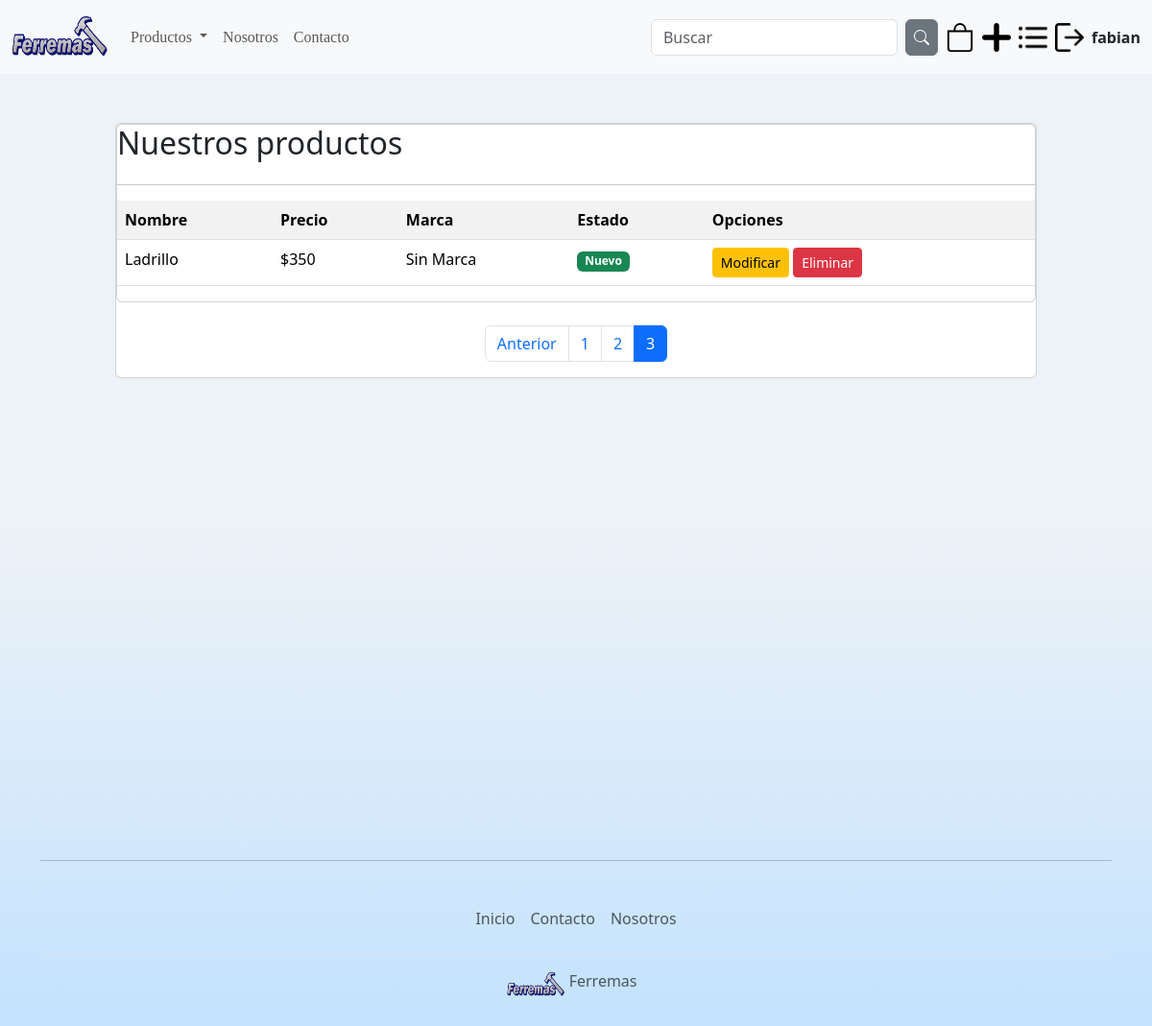
The app's page /listarProductos/?page=3 (signed in), older data.
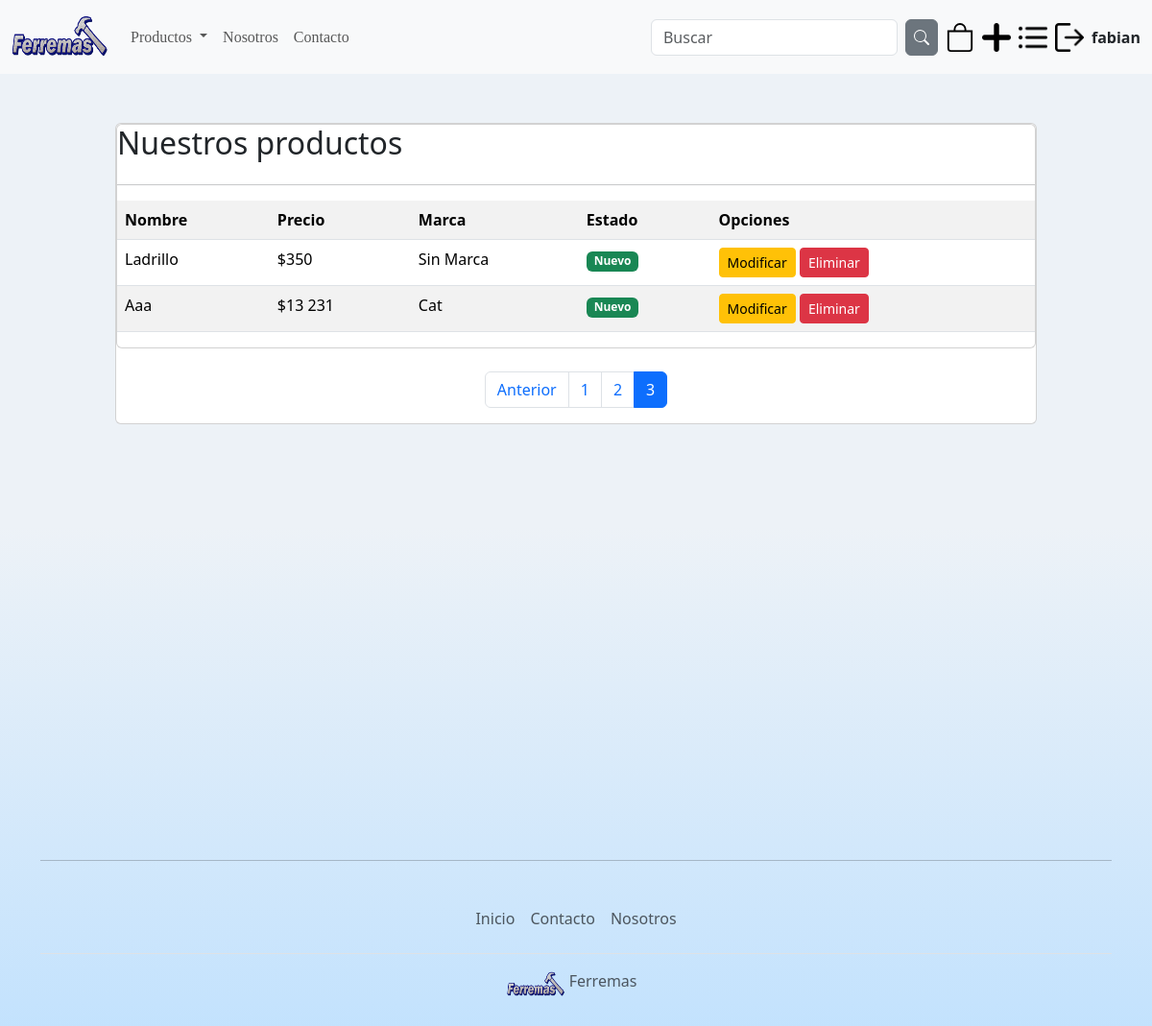
The same page, newer data.
### app/models.py (models this page shows, shortened)
class Producto(models.Model):
    nombre = models.CharField(max_length=50)
    precio = models.IntegerField()
    descripcion = models.TextField
    nuevo = models.BooleanField()
    marca = models.ForeignKey(Marca, on_delete=models.PROTECT)
    categoria = models.ForeignKey(Categoria, on_delete=models.PROTECT, null=True, blank=True)
    subcategoria = models.ForeignKey(Subcategoria, on_delete=models.PROTECT, null=True, blank=True)
    fecha_fabricacion = models.DateField()
    imagen = models.ImageField(upload_to='productos', null=True, blank=True)

class Marca(models.Model):
    nombre = models.CharField(max_length=50)
    def __str__(self):
        return self.nombre

### app/views.py (the view)
@permission_required('app.view_producto')
def listarProductos(request):
    productos = Producto.objects.all()
    page = request.GET.get('page', 1)
    try :
        paginator = Paginator(productos, 5)
        productos = paginator.page(page)
    except:
        raise Http404()
    data = {
        'entity': productos,
        'paginator': paginator
    }
    return render(request, 'app/producto/listar.html', data)

### app/templates/app/producto/listar.html (shortened to what this page needs)
{% extends 'app/base.html' %}
{% block contenido %}
{% load humanize %}
<br><br>
<div class="card">
    <div class="card body">
        <h2>Nuestros productos</h2>
        <hr>
        <table class="table table-striped table-hover table-responsive-sm">
    <tr>
        <th>Nombre</th>
        <th>Precio</th>
        <th>Marca</th>
        <th>Estado</th>
        <th> Opciones</th>
    </tr>
    {% for p in entity %}
    <tr>
        <td>{{p.nombre | title}}</td>
        <td>${{p.precio | intcomma }}</td>
        <td>{{p.marca | title}}</td>
        <td>
            {% if p.nuevo %}
                <span class="badge bg-success">Nuevo</span>
            {% else %}
                <span class="badge bg-danger">Usado</span>
            {% endif %}
        </td>
        <td>
            {% if perms.app.change_producto %}
            <a href="{% url 'modificar_Producto' p.id %}" class=" btn btn-warning btn-sm">Modificar</a>
            {% endif %}
            {% if perms.app.delete_producto %}
            <a href="#" onclick="eliminarProducto({{ p.id }}); return false;" class="btn btn-danger btn-sm">Eliminar</a>
            {% endif %}
        </td>
    </tr>
    {%endfor %}
</table>
</div>
<br>
{% include 'app/paginator.html' %}
</div>
{% endblock %}

Row changes from the older to the newer data that the page shows:
added Producto: nombre "Aaa", precio "13 231", marca "Cat", nuevo "Nuevo"
